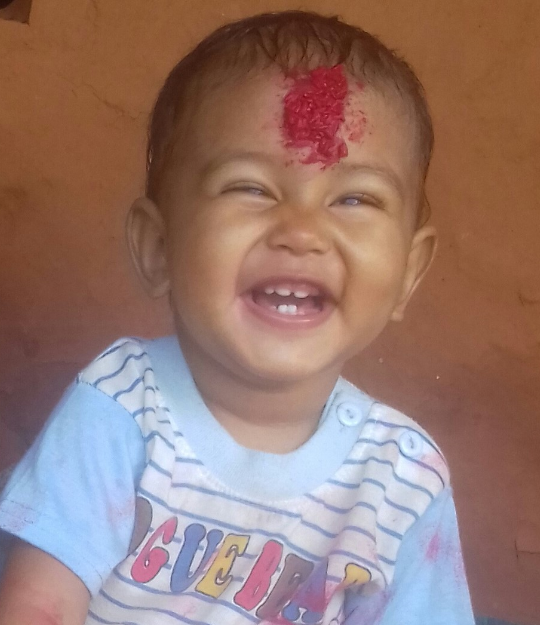
#> input picture d.png, 540 x 625 px
$ jupyter execute ChangeImage.ipynb
#> lines starting #> are read from the running program, lines starting #| are printed output that depends on the picture
# Import library and load images

[cell 1]
import cv2 as cv

[cell 2]
src_img = cv.imread('d.png') # Images going to be replaced
#> src_img is the input picture: shape (625, 540, 3); mean B, G, R 113.2, 120.5, 150.6

[cell 3]
dest_img = cv.imread('rn.png')
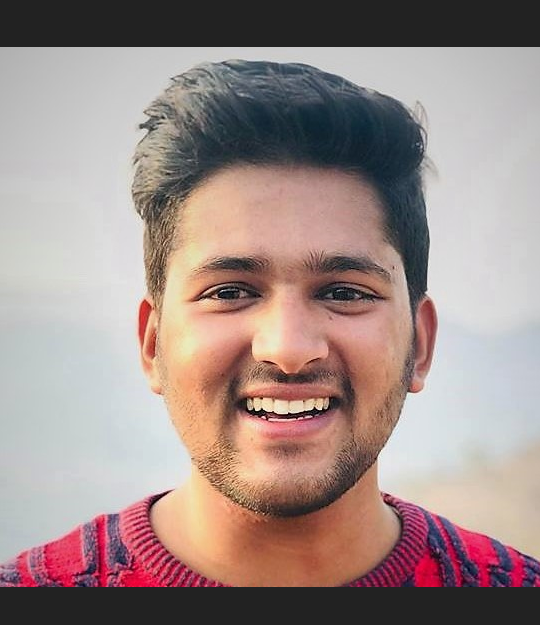
#> input picture rn.png, 540 x 625 px
#> dest_img is the input picture: shape (625, 540, 3); mean B, G, R 136.8, 140.5, 159.6

# Display imgaes

[cell 4]
for i in range(dest_img.shape[0]):
    for j in range(dest_img.shape[1]):
        for k in range(dest_img.shape[2]):
            src_img[i][j][k] = dest_img[i][j][k]
#     Display image as new row is updated in new_img
    cv.imshow('Resultant Image', src_img)
    cv.waitKey(100)
    cv.destroyAllWindows()
#> this loop made 625 passes
#> pass 1, `cv.imshow('Resultant Image', src_img)`:
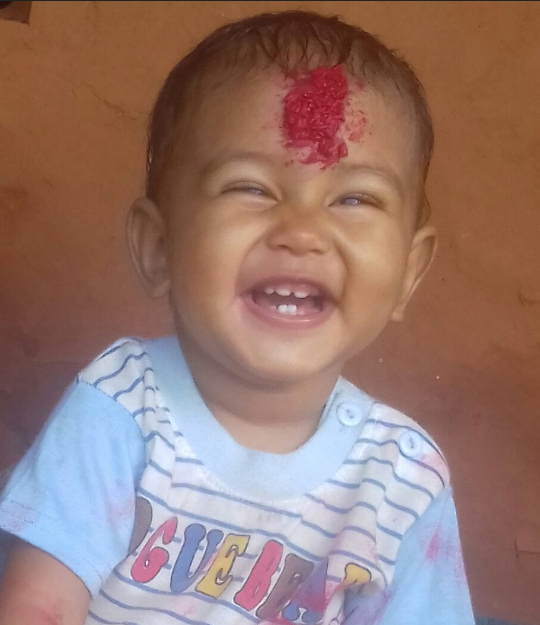
#> window 'Resultant Image': shape (625, 540, 3); mean B, G, R 113.2, 120.4, 150.5
#> pass 2, `cv.imshow('Resultant Image', src_img)`:
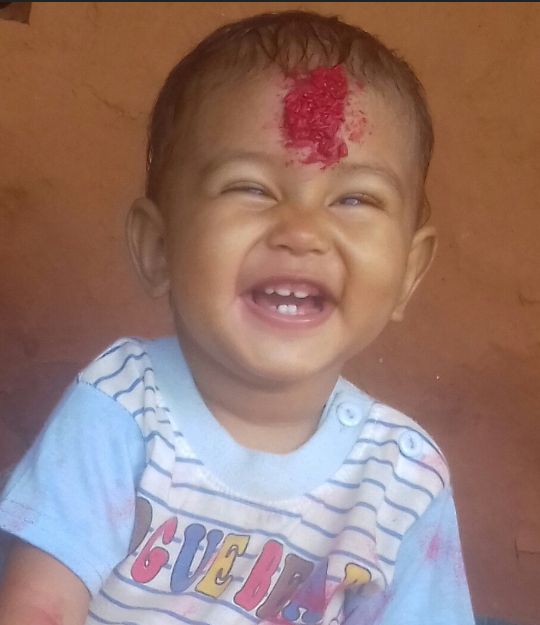
#> window 'Resultant Image': shape (625, 540, 3); mean B, G, R 113.1, 120.3, 150.3

cv.imshow('Resultant Image', src_img)
cv.waitKey(0)
cv.destroyAllWindows()
